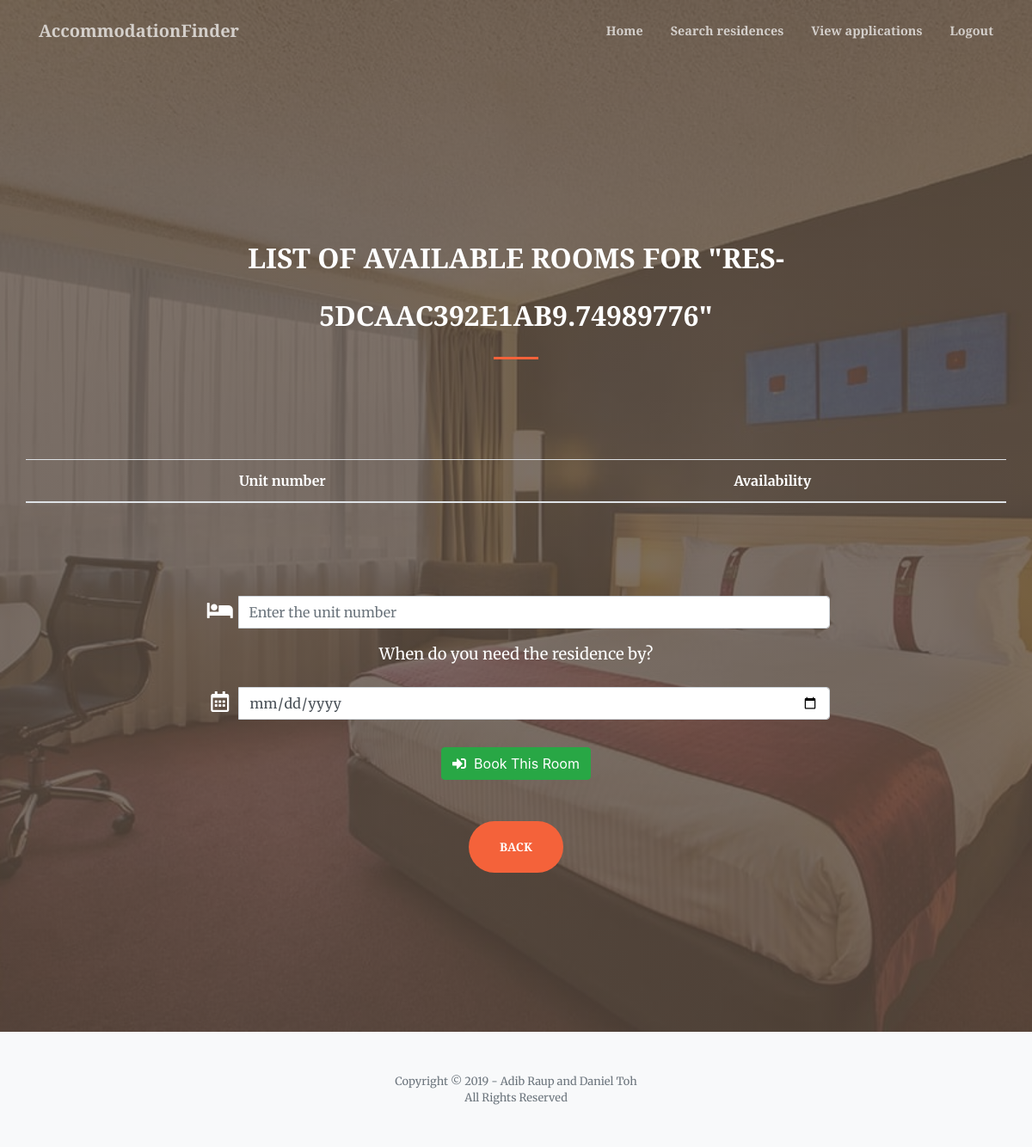
Page /bookARoom.php?room=RES-5dcaac392e1ab9.74989776 on the earlier database version.
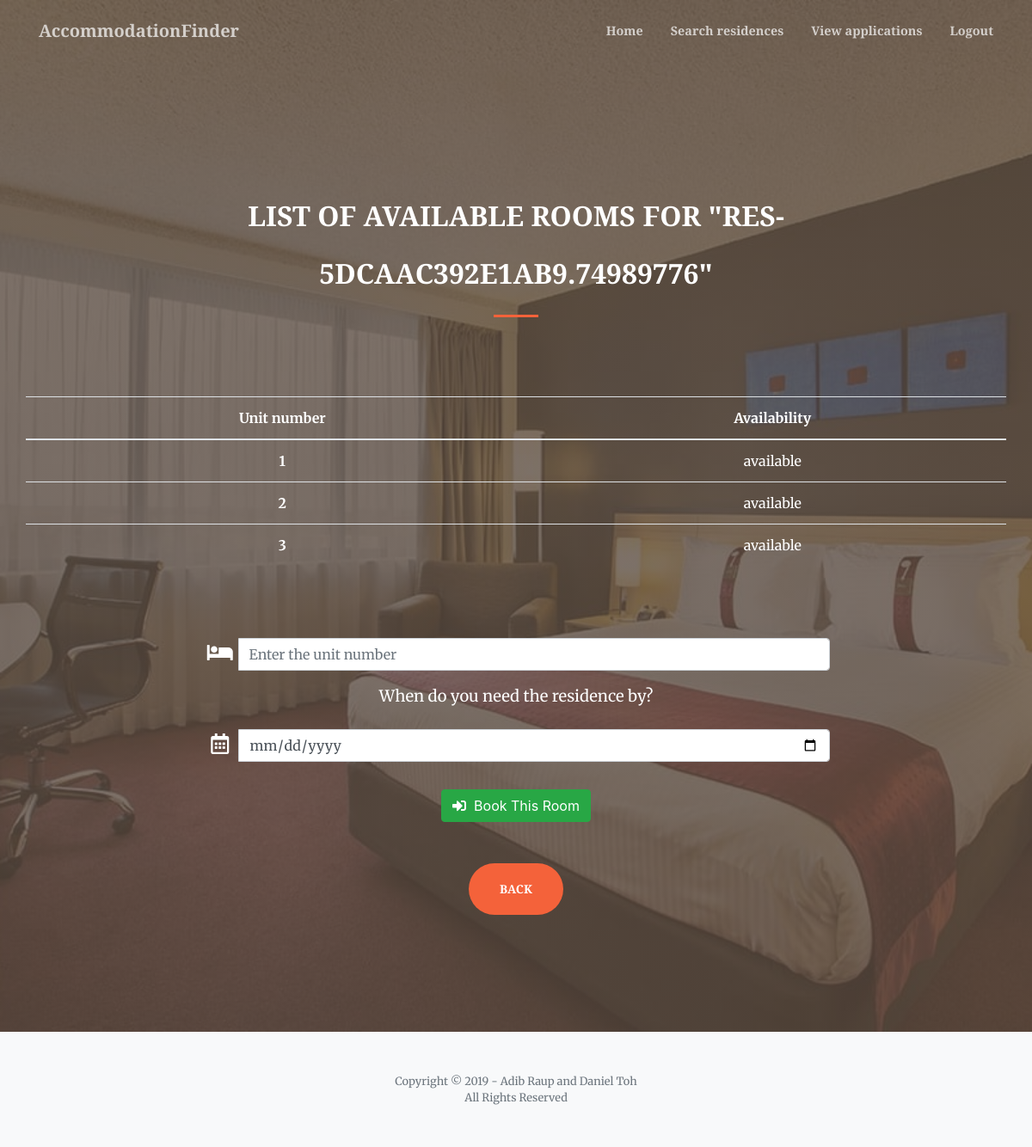
Same page on the later database version.
### tables this page shows
CREATE TABLE `unit` (
  `resID` varchar(100) NOT NULL,
  `unitNo` varchar(100) NOT NULL,
  `availability` varchar(100) NOT NULL
);

### bookARoom.php (the view, shortened to what this page needs)
<!DOCTYPE html>
<html lang="en">
<head>
  <link href="vendor/fontawesome-free/css/all.min.css" rel="stylesheet" type="text/css">
  <link href="vendor/magnific-popup/magnific-popup.css" rel="stylesheet">
  <link href="css/creative3.5.min.css" rel="stylesheet">
</head>
<body id="page-top">
  <form action="bookARoomAction.php" method="POST">
  <nav class="navbar navbar-expand-lg navbar-light fixed-top py-3" id="mainNav">
    <div class="container">
      <a class="navbar-brand js-scroll-trigger" href="index.html">AccommodationFinder</a>
      <div class="collapse navbar-collapse" id="navbarResponsive">
        <ul class="navbar-nav ml-auto my-2 my-lg-0">
          <li class="nav-item">
            <a class="nav-link js-scroll-trigger" href="applicantHome.php">Home</a>
          </li>
          <li class="nav-item">
            <a class="nav-link js-scroll-trigger" href="searchAccommodation.php">Search residences</a>
          </li>
          <li class="nav-item">
            <a class="nav-link js-scroll-trigger" href="applicantViewApplications.php">View applications</a>
          </li>
          <li class="nav-item">
            <a class="nav-link js-scroll-trigger" href="index.html">Logout</a>
          </li>
        </ul>
      </div>
    </div>
  </nav>
  <header class="masthead">
    <div class="container h-100">
      <div class="row h-100 align-items-center justify-content-center text-center">
        <div class="col-lg-10 align-self-end">
          <h1 class="text-uppercase text-white font-weight-bold"><font size="6">
            List of available rooms for "<?php echo $_SESSION["appResID"] ?>"</font></h1>
          <hr class="divider my-4">
        </div>
          <table class="table table-hover" border="0" width="200%">
            <thead>
              <tr>
                <th><font color="white">Unit number</font></th>
                <th><font color="white">Availability</font></th>
              </tr>
            </thead>
            <tbody>
              <?php
              $servername = "localhost";
              $username = "root";
              $password = "";
              $conn = new mysqli($servername, $username, $password);
              $conn->select_db("accommodationfinder");
              $rID = $_SESSION["appResID"];
              $lq = "SELECT * FROM unit WHERE resID LIKE '$rID'";
              $res = $conn->query($lq);
              foreach($res as $opt){
              ?>
                <tr>
                  <th scope="row" class="number"><font color="white"><?php echo $opt['unitNo']?></font></th>
                  <td class="available"><font color="white"><?php echo $opt['availability']?></font></td>
                </tr>
              <?php }?>
            </tbody>
          </table>
          <div class="col-lg-8 align-self-baseline">
            <div class="form-group">
                <div class="input-group mb-2 mr-sm-2 mb-sm-0">
                    <div class="input-group-addon" style="width: 2.6rem"><font color="white" size="+2.5"><i class="fa fa-bed"></i></font></div>
                    <input type="number" min="1" name="unitNo" class="form-control" id="unitNo" placeholder="Enter the unit number" required autofocus>
                </div>
            </div>
            <div class="form-group">
                <p class="text-white-50 mb-4"><font color="white"> When do you need the residence by? </font></p>
                <div class="input-group mb-2 mr-sm-2 mb-sm-0">
                    <div class="input-group-addon" style="width: 2.6rem"><font color="white" size="+2.5"><i class="	far fa-calendar-alt"></i></font></div>
                    <input type="date" name="reqDate" class="form-control" id="reqDate" required>
                </div>
            </div>
            <div class="row" style="padding-top: 1rem">
                <div class="col-md-3"></div>
                <div class="col-md-6">
                    <a href="landlordHome.html"><button type="submit" class="btn btn-success"><i class="fas fa-sign-in-alt"></i>&nbsp  Book This Room</button></a>
                </div>
            </div>
            <br><br>
            <a class="btn btn-primary btn-xl js-scroll-trigger" href="searchAccommodation.php">Back</a>
          </div>
      </div>
    </div>
  </header>
</form>
  <footer class="bg-light py-5">
    <div class="container">
      <div class="small text-center text-muted">Copyright &copy; 2019 - Adib Raup and Daniel Toh</div>
      <div class="small text-center text-muted">All Rights Reserved</div>
    </div>
  </footer>
</body>
</html>

Differences in the rows shown:
added unit: unitNo "1", availability "available"
added unit: unitNo "2", availability "available"
added unit: unitNo "3", availability "available"
